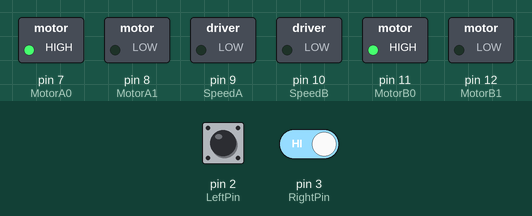
The sketch below on a simulated Arduino Uno, built with avr-gcc and run on an emulated ATmega328P. On the bench: switched loads named in the sketch (green lamp = pin HIGH). The test bench sets the inputs (shaded band); at power-on: pin 2 (LeftPin) HIGH, pin 3 (RightPin) HIGH. What the sketch prints to the serial monitor is not drawn.

Above: at 1.2 s.
1.3 s: pin 2 (LeftPin) pulled LOW for 0.15 s
At 1.4 s:
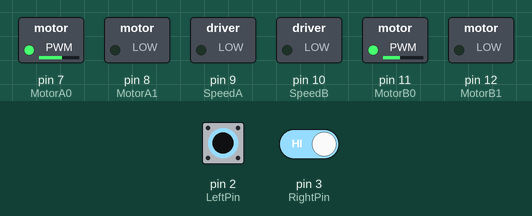
3.0 s: pin 2 (LeftPin) pulled LOW for 1 s
At 4.7 s:
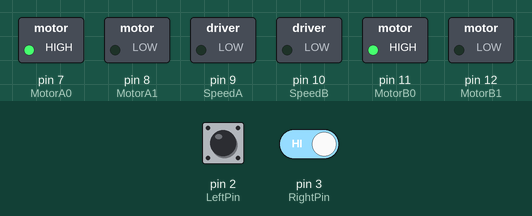
5.5 s: pin 2 (LeftPin) pulled LOW for 3.2 s
At 5.8 s:
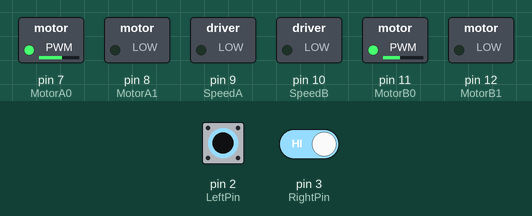
10.2 s: pin 2 (LeftPin) driven LOW and pin 3 (RightPin) driven LOW
At 11.4 s:
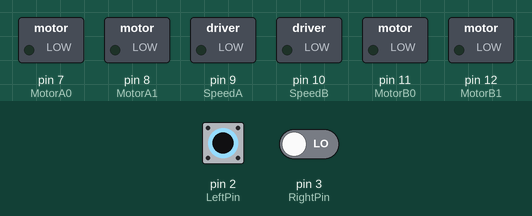
11.7 s: pin 3 (RightPin) driven HIGH
At 12.9 s:
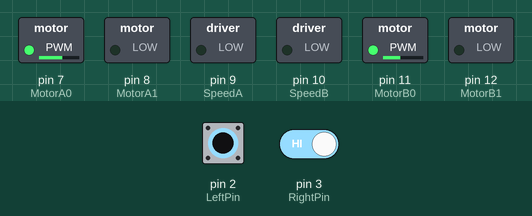
13.2 s: pin 2 (LeftPin) driven HIGH
At 13.6 s:
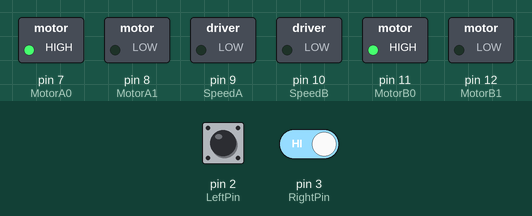
Timing chart, 0 to 15.7 s (numbered marks = the images above; inputs shaded):
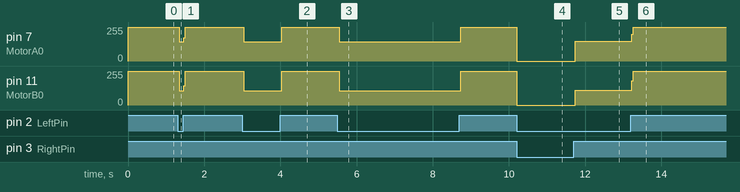

The sketch:

LineFollower_ArduinoIDE_Code.ino
```cpp
//Code originally posted on Github by Daniel-the-wanderer

  //Pins used for IR sensors imput
  const int LeftPin = 2;
  const int RightPin = 3;

  //Pins for controling the motor
  const int MotorA0 = 7;
  const int MotorA1 = 8;
  const int MotorB0 = 11;
  const int MotorB1 = 12;

  //Pins used controlling the speed
  const int SpeedA = 9;
  const int SpeedB = 10;

  //set initial speed
  int NormalSpeed = 0;
  int SteeringSpeed = 0;

  //set initia1 sensor values as low
  bool LeftSens = LOW;
  bool RightSens = LOW;


void setup() {


  // Start serial communication
  Serial.begin(9600);

  //Setting the imput pins for controlling the speed (
  int NormalSpeedRead = analogRead(A0);
  int SteeringSpeedRead = analogRead(A1);

  //Set sensor pins as imput
  pinMode(LeftPin, INPUT);
  pinMode(RightPin, INPUT);

  //Set pins as output
  pinMode(MotorA0, OUTPUT);
  pinMode(MotorA1, OUTPUT);
  pinMode(MotorB0, OUTPUT);
  pinMode(MotorB1, OUTPUT);

  //Set speed ctrl pins as output
  pinMode(SpeedA, OUTPUT);
  pinMode(SpeedB, OUTPUT);

  //Map the values of the speed in order to be used for controlling the speed
  int NormalSpeed = map(NormalSpeedRead, 0, 1023, 0 ,255);
  int SteeringSpeed = map(SteeringSpeedRead, 0, 1023, 0, 255);

  //Send the speed values over serial
  Serial.print("Normal Speed : ");
  Serial.print(NormalSpeed);
  Serial.print("  Steering Speed : ");
  Serial.println(SteeringSpeed);
}


void loop() {

 //Read the sensor va1ues
 bool LeftSens = digitalRead(LeftPin);
 bool RightSens = digitalRead(RightPin);

  //When the end of the line is reached
 if (LeftSens == LOW && RightSens == LOW){

  //Stop the motors
  digitalWrite(MotorA0, LOW);
  digitalWrite(MotorA1, LOW);
  digitalWrite(MotorB0, LOW);
  digitalWrite(MotorB1, LOW);

  //Set the speed to 0
  analogWrite(SpeedA, 0);
  analogWrite(SpeedB, 0);
 }

 //Move forward if the line is in the middle
 if (LeftSens == HIGH && RightSens == HIGH){

  //Start both motors
  digitalWrite(MotorA0, HIGH);
  digitalWrite(MotorA1, LOW);
  digitalWrite(MotorB0, HIGH);
  digitalWrite(MotorB1, LOW);

  //Set the speed to the normal speed
  analogWrite(SpeedA, NormalSpeed);
  analogWrite(SpeedB, NormalSpeed);
 }

 //If the line is on the LEFT, move left
 if (LeftSens == LOW && RightSens == HIGH){

  //Stop the left motor
  digitalWrite(MotorA0, LOW);
  digitalWrite(MotorA1, LOW);
  //Right motor moves forward
  digitalWrite(MotorB0, HIGH);
  digitalWrite(MotorB1, LOW);

  //Set the left motor`s speed to 0
  analogWrite(SpeedA, 0);
  //Set the right motor`s speed to the steering speed
  analogWrite(SpeedB, SteeringSpeed);
  }

 //If the line is on the RIGHT, move right
 if (LeftSens == LOW && RightSens == HIGH){

  //Left motor moves forward
  digitalWrite(MotorA0, HIGH);
  digitalWrite(MotorA1, LOW);
  //Stop the right motor
  digitalWrite(MotorB0, LOW);
  digitalWrite(MotorB1, LOW);

  //Set the left motor`s speed to the steering speed
  analogWrite(SpeedA, SteeringSpeed);
  //Set the right motor`s speed to 0
  analogWrite(SpeedB, 0);
  }

}
```

Measured:
- after the input at 1.3 s, pin 7 (MotorA0): 255/255 → 146/255 at once, → 255/255 0.12 s later; pin 11 (MotorB0): 255/255 → 108/255 at once, → 255/255 0.12 s later
- after the input at 3.0 s, pin 7 (MotorA0): 255/255 → 146/255 at once, → 255/255 1.0 s later; pin 11 (MotorB0): 255/255 → 108/255 at once, → 255/255 1.0 s later
- after the input at 5.5 s, pin 7 (MotorA0): 255/255 → 146/255 at once, → 255/255 3.2 s later; pin 11 (MotorB0): 255/255 → 108/255 at once, → 255/255 3.2 s later
- after the input at 10.2 s, pin 7 (MotorA0), pin 11 (MotorB0): 255/255 → 0/255 at once
- after the input at 11.7 s, pin 7 (MotorA0): 0/255 → 147/255 at once; pin 11 (MotorB0): 0/255 → 109/255 at once
- after the input at 13.2 s, pin 7 (MotorA0): 147/255 → 255/255 at once; pin 11 (MotorB0): 109/255 → 255/255 at once
